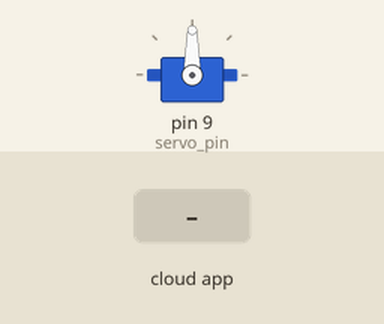
Recording of a sketch running on a simulated Arduino Uno, built with avr-gcc and run on an emulated ATmega328P. Shown: servo. Inputs (shaded band) come from the test bench. The ROS host is connected and sends only what is stated.

Above: at 1.2 s.
1.3 s: the phone or cloud app sets servo_pose to 0
At 2.0 s:
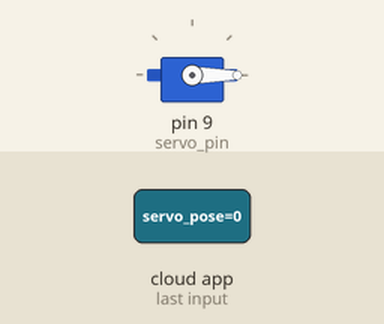
2.8 s: the phone or cloud app sets servo_pose to 45
At 3.1 s:
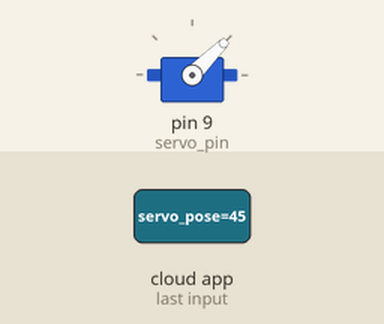
4.3 s: the phone or cloud app sets servo_pose to 180
At 5.4 s:
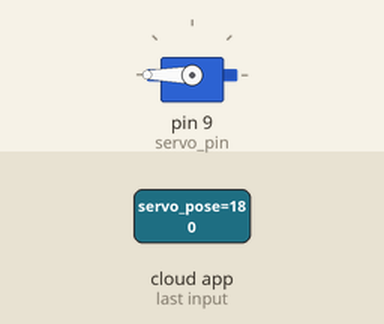
5.8 s: the phone or cloud app sets servo_pose to 90
At 6.6 s:
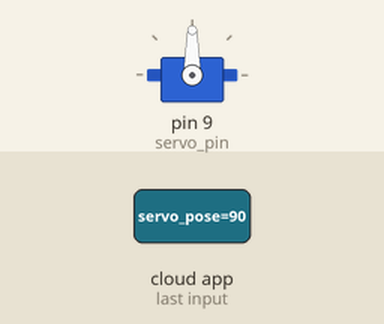
Timing chart, 0 to 8.3 s (numbered marks = the images above; inputs shaded):
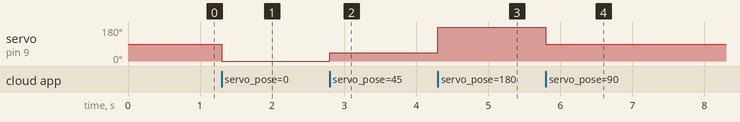

The sketch:

servo_ros_subscriber.ino
```cpp
// This is a simple subscriber node for subscribing micro servo position.
// please upload this code to your arduino (uno) board.

#include <ros.h>
#include <std_msgs/Int16.h>
#include <Servo.h>

ros::NodeHandle nh;   // node handler
Servo micro_servo;    // micro servo object
int servo_pin = 9;    // data attached pin

// pose subscriber caalback :
void pose_callback(const std_msgs::Int16 &pos)
{
    micro_servo.write(pos.data); // write subscribed position
    delay(15);                   // get some delay
}

// position subscriber :
ros::Subscriber<std_msgs::Int16> PoseSubscriber("servo_pose", pose_callback);

void setup()
{

  micro_servo.attach(servo_pin);   // config micro servo object
  nh.initNode();                   // initialize node handler
  nh.subscribe(PoseSubscriber);    // subscribe possition subscriber

}


void loop()
{

  nh.spinOnce(); // ros spin

}
```

Measured:
- after the input at 1.3 s, servo on pin 9 (servo_pin): 90° → 0° at once
- after the input at 2.8 s, servo on pin 9 (servo_pin): 0° → 45° at once
- after the input at 4.3 s, servo on pin 9 (servo_pin): 45° → 180° at once
- after the input at 5.8 s, servo on pin 9 (servo_pin): 180° → 90° at once
